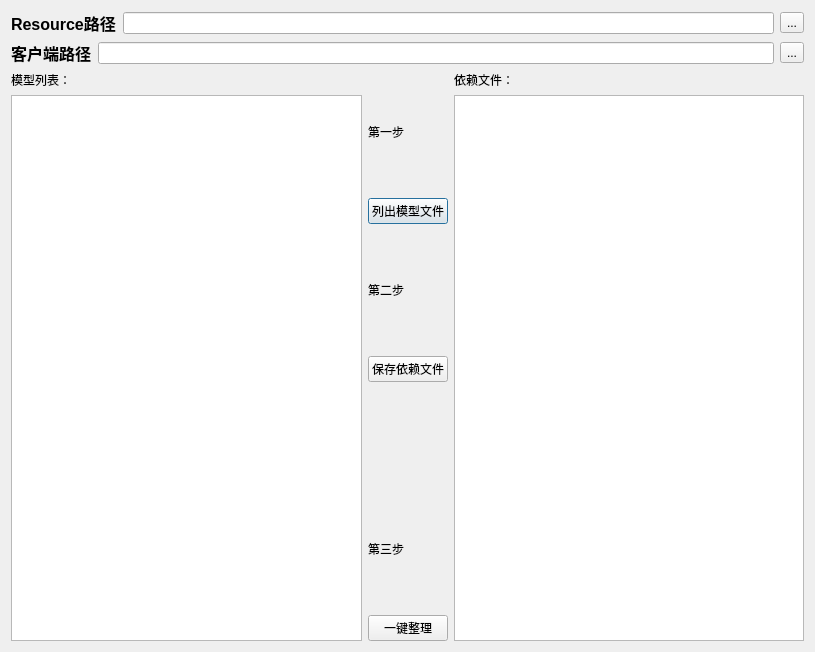
<?xml version="1.0" encoding="UTF-8"?>
<ui version="4.0">
 <class>Dialog</class>
 <widget class="QDialog" name="Dialog">
  <property name="geometry">
   <rect>
    <x>0</x>
    <y>0</y>
    <width>815</width>
    <height>652</height>
   </rect>
  </property>
  <property name="windowTitle">
   <string>Dialog</string>
  </property>
  <layout class="QVBoxLayout" name="verticalLayout_5">
   <item>
    <layout class="QVBoxLayout" name="verticalLayout_4">
     <item>
      <layout class="QHBoxLayout" name="horizontalLayout_3">
       <item>
        <widget class="QLabel" name="label_4">
         <property name="text">
          <string>&lt;html&gt;&lt;head/&gt;&lt;body&gt;&lt;p&gt;&lt;span style=&quot; font-size:12pt; font-weight:600;&quot;&gt;Resource路径&lt;/span&gt;&lt;/p&gt;&lt;/body&gt;&lt;/html&gt;</string>
         </property>
        </widget>
       </item>
       <item>
        <widget class="QLineEdit" name="resource_path_line"/>
       </item>
       <item>
        <widget class="QToolButton" name="resource_button">
         <property name="text">
          <string>...</string>
         </property>
        </widget>
       </item>
      </layout>
     </item>
     <item>
      <layout class="QHBoxLayout" name="horizontalLayout_2">
       <item>
        <widget class="QLabel" name="label">
         <property name="text">
          <string>&lt;html&gt;&lt;head/&gt;&lt;body&gt;&lt;p&gt;&lt;span style=&quot; font-size:12pt; font-weight:600;&quot;&gt;客户端路径&lt;/span&gt;&lt;/p&gt;&lt;/body&gt;&lt;/html&gt;</string>
         </property>
        </widget>
       </item>
       <item>
        <widget class="QLineEdit" name="client_path_line"/>
       </item>
       <item>
        <widget class="QToolButton" name="client_button">
         <property name="text">
          <string>...</string>
         </property>
        </widget>
       </item>
      </layout>
     </item>
     <item>
      <layout class="QHBoxLayout" name="horizontalLayout">
       <item>
        <layout class="QVBoxLayout" name="verticalLayout_3">
         <item>
          <widget class="QLabel" name="label_2">
           <property name="text">
            <string>模型列表：</string>
           </property>
          </widget>
         </item>
         <item>
          <widget class="QListWidget" name="model_list"/>
         </item>
        </layout>
       </item>
       <item>
        <layout class="QVBoxLayout" name="verticalLayout">
         <item>
          <widget class="QLabel" name="label_5">
           <property name="text">
            <string>第一步</string>
           </property>
          </widget>
         </item>
         <item>
          <widget class="QPushButton" name="list_button">
           <property name="text">
            <string>列出模型文件</string>
           </property>
          </widget>
         </item>
         <item>
          <widget class="QLabel" name="label_6">
           <property name="text">
            <string>第二步</string>
           </property>
          </widget>
         </item>
         <item>
          <widget class="QPushButton" name="save_rely_on_file">
           <property name="text">
            <string>保存依赖文件</string>
           </property>
          </widget>
         </item>
         <item>
          <spacer name="verticalSpacer">
           <property name="orientation">
            <enum>Qt::Vertical</enum>
           </property>
           <property name="sizeType">
            <enum>QSizePolicy::Fixed</enum>
           </property>
           <property name="sizeHint" stdset="0">
            <size>
             <width>0</width>
             <height>100</height>
            </size>
           </property>
          </spacer>
         </item>
         <item>
          <widget class="QLabel" name="label_7">
           <property name="text">
            <string>第三步</string>
           </property>
          </widget>
         </item>
         <item>
          <widget class="QPushButton" name="one_key">
           <property name="text">
            <string>一键整理</string>
           </property>
          </widget>
         </item>
        </layout>
       </item>
       <item>
        <layout class="QVBoxLayout" name="verticalLayout_2">
         <item>
          <widget class="QLabel" name="label_3">
           <property name="text">
            <string>依赖文件：</string>
           </property>
          </widget>
         </item>
         <item>
          <widget class="QListWidget" name="rely_on_list"/>
         </item>
        </layout>
       </item>
      </layout>
     </item>
    </layout>
   </item>
  </layout>
 </widget>
 <resources>
  <include location="MainFrame.qrc"/>
 </resources>
 <connections/>
</ui>
